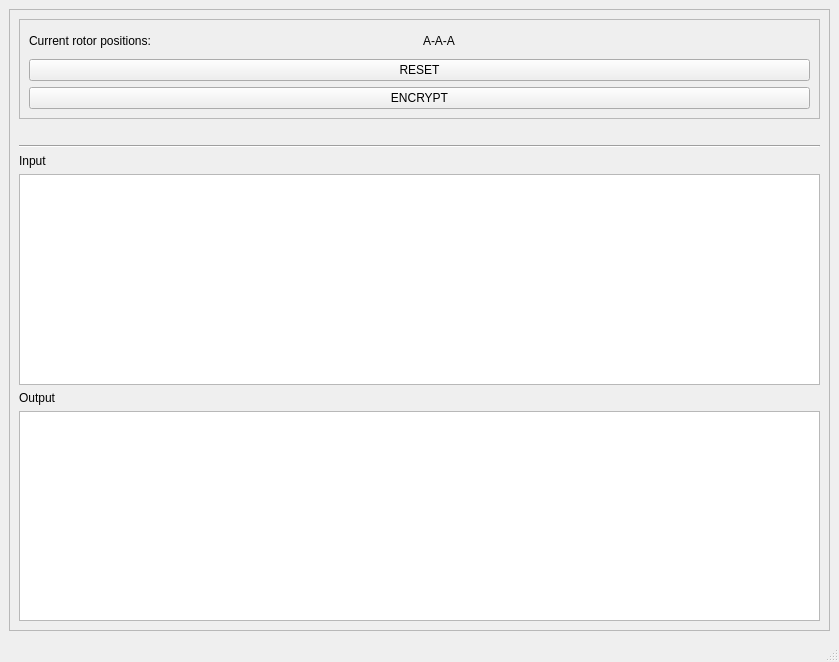
<?xml version="1.0" encoding="UTF-8"?>
<ui version="4.0">
 <class>MainWindow</class>
 <widget class="QMainWindow" name="MainWindow">
  <property name="geometry">
   <rect>
    <x>0</x>
    <y>0</y>
    <width>839</width>
    <height>662</height>
   </rect>
  </property>
  <property name="windowTitle">
   <string>MainWindow</string>
  </property>
  <widget class="QWidget" name="centralwidget">
   <layout class="QVBoxLayout" name="verticalLayout">
    <item>
     <widget class="QFrame" name="frame">
      <property name="frameShape">
       <enum>QFrame::StyledPanel</enum>
      </property>
      <property name="frameShadow">
       <enum>QFrame::Raised</enum>
      </property>
      <layout class="QVBoxLayout" name="verticalLayout_3">
       <item>
        <layout class="QVBoxLayout" name="verticalLayout_2">
         <item>
          <widget class="QFrame" name="frame_2">
           <property name="minimumSize">
            <size>
             <width>0</width>
             <height>100</height>
            </size>
           </property>
           <property name="frameShape">
            <enum>QFrame::StyledPanel</enum>
           </property>
           <property name="frameShadow">
            <enum>QFrame::Raised</enum>
           </property>
           <layout class="QVBoxLayout" name="verticalLayout_4">
            <item>
             <layout class="QHBoxLayout" name="horizontalLayout">
              <item>
               <widget class="QLabel" name="label_4">
                <property name="text">
                 <string>Current rotor positions:</string>
                </property>
               </widget>
              </item>
              <item>
               <widget class="QLabel" name="position_label">
                <property name="text">
                 <string>A-A-A</string>
                </property>
               </widget>
              </item>
             </layout>
            </item>
            <item>
             <widget class="QPushButton" name="reset_button">
              <property name="text">
               <string>RESET</string>
              </property>
             </widget>
            </item>
            <item>
             <widget class="QPushButton" name="encrypt_button">
              <property name="text">
               <string>ENCRYPT</string>
              </property>
             </widget>
            </item>
           </layout>
          </widget>
         </item>
         <item>
          <spacer name="horizontalSpacer">
           <property name="orientation">
            <enum>Qt::Horizontal</enum>
           </property>
           <property name="sizeHint" stdset="0">
            <size>
             <width>40</width>
             <height>20</height>
            </size>
           </property>
          </spacer>
         </item>
         <item>
          <widget class="Line" name="line">
           <property name="orientation">
            <enum>Qt::Horizontal</enum>
           </property>
          </widget>
         </item>
         <item>
          <widget class="QLabel" name="label">
           <property name="text">
            <string>Input</string>
           </property>
          </widget>
         </item>
         <item>
          <widget class="QPlainTextEdit" name="input_field"/>
         </item>
         <item>
          <widget class="QLabel" name="label_2">
           <property name="text">
            <string>Output</string>
           </property>
          </widget>
         </item>
         <item>
          <widget class="QPlainTextEdit" name="output_field"/>
         </item>
        </layout>
       </item>
      </layout>
     </widget>
    </item>
   </layout>
  </widget>
  <widget class="QMenuBar" name="menubar">
   <property name="geometry">
    <rect>
     <x>0</x>
     <y>0</y>
     <width>839</width>
     <height>22</height>
    </rect>
   </property>
  </widget>
  <widget class="QStatusBar" name="statusbar"/>
 </widget>
 <resources/>
 <connections/>
</ui>
